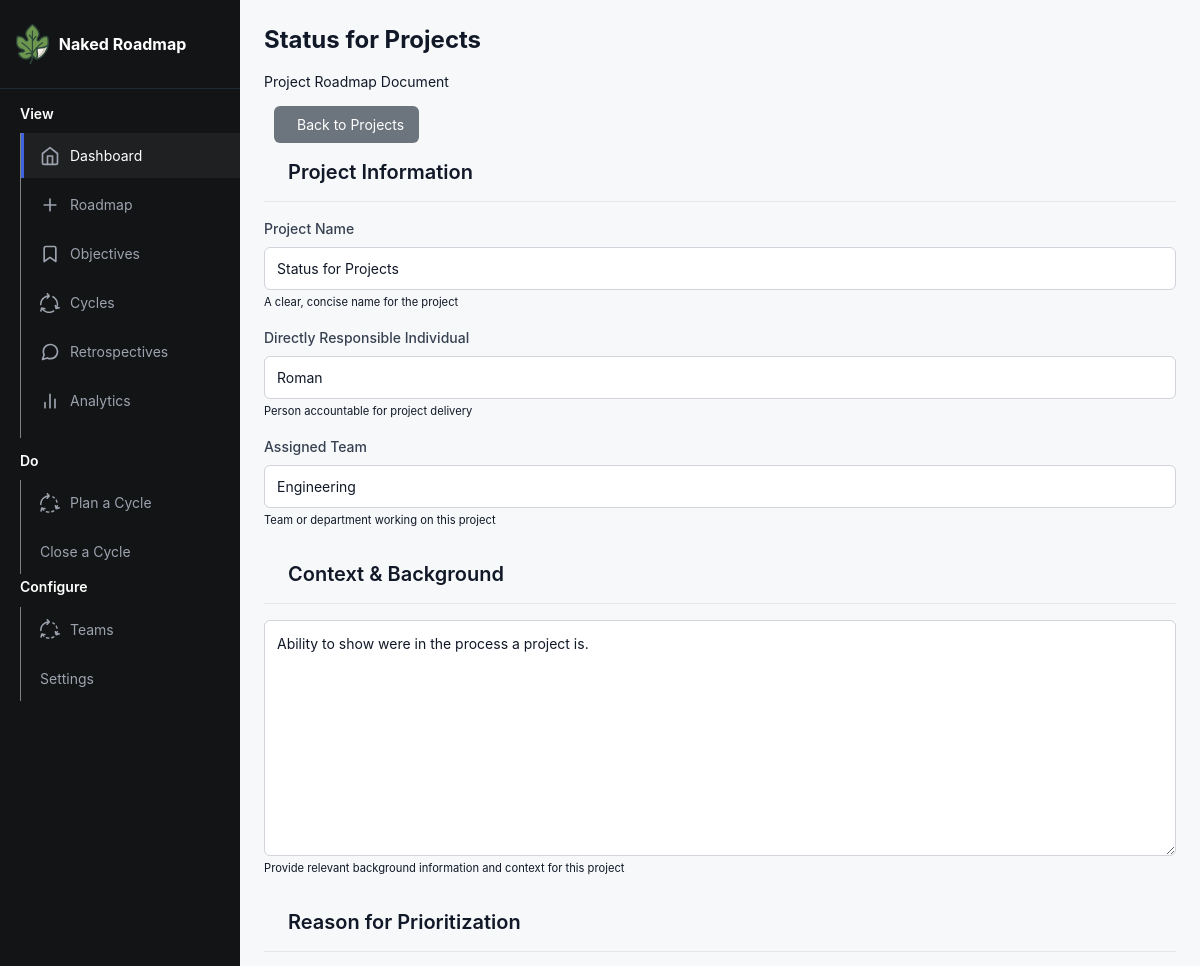
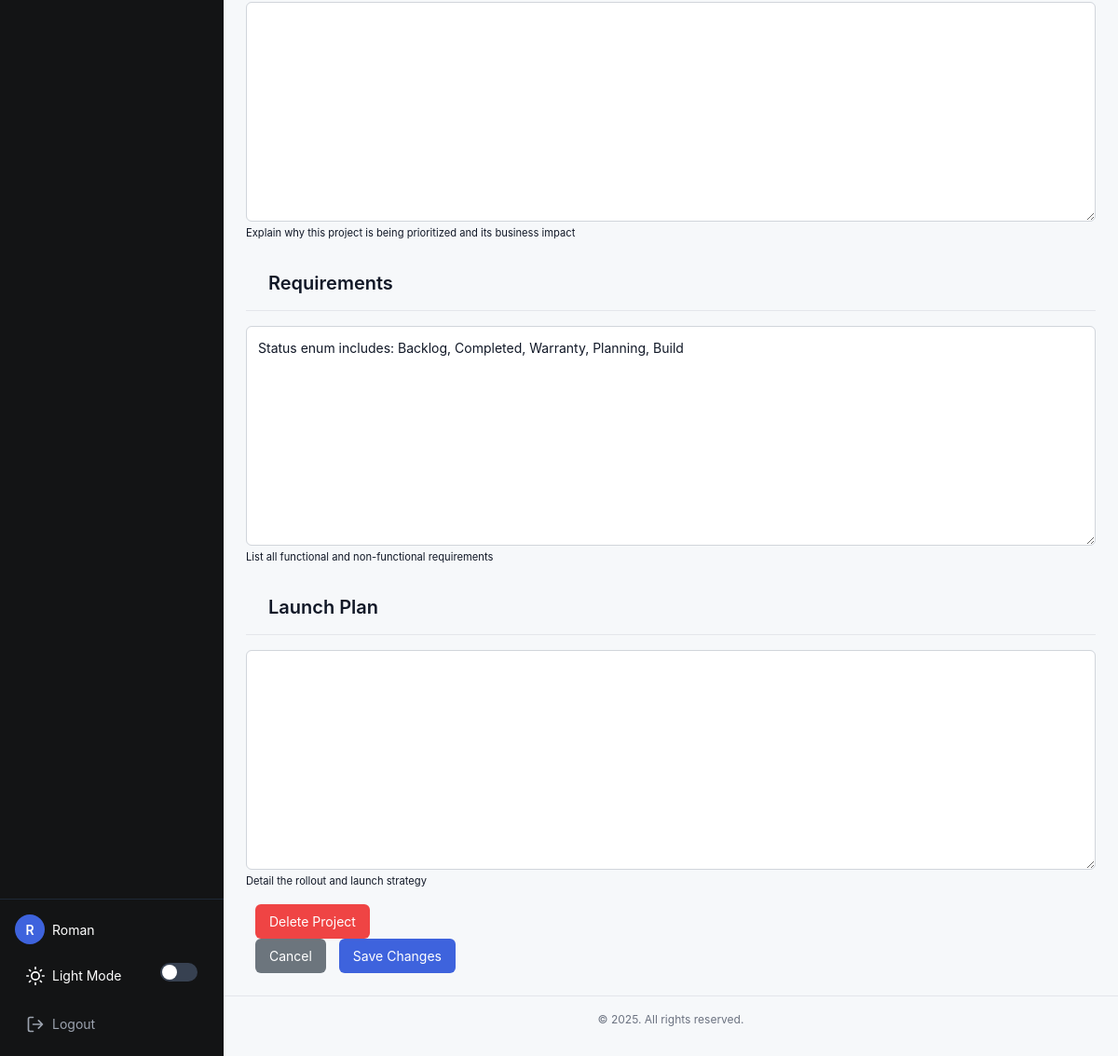
Page /project/9/edit/ (signed in) on the committed database (2 pictures, top to bottom).
### app/models.py (models this page shows, shortened)
class User(UserMixin, db.Model):
    id: so.Mapped[int] = so.mapped_column(primary_key=True)
    username: so.Mapped[str] = so.mapped_column(sa.String(64), index=True, unique=True)
    email: so.Mapped[str] = so.mapped_column(sa.String(120), index=True, unique=True)
    password_hash: so.Mapped[Optional[str]] = so.mapped_column(sa.String(256))
    posts: so.WriteOnlyMapped['Post'] = so.relationship(back_populates='author')

class Project(db.Model):
    __tablename__ = "project"
    id: so.Mapped[int] = so.mapped_column(primary_key=True)
    name: so.Mapped[str] = so.mapped_column(sa.TEXT())
    created: so.Mapped[datetime] = so.mapped_column(index=True, default=lambda: datetime.now(timezone.utc))
    dri: so.Mapped[str] = so.mapped_column(sa.TEXT())
    team: so.Mapped[str] = so.mapped_column(sa.TEXT())
    context: so.Mapped[str] = so.mapped_column(sa.TEXT())
    why: so.Mapped[str] = so.mapped_column(sa.TEXT())
    requirements: so.Mapped[str] = so.mapped_column(sa.TEXT())
    launch: so.Mapped[str] = so.mapped_column(sa.TEXT())
    location: so.Mapped[str] = so.mapped_column(sa.TEXT(),  nullable=True, default="discussion")
    type: so.Mapped[str] = so.mapped_column(sa.TEXT(), nullable=True)
    status: so.Mapped[str] = so.mapped_column(sa.TEXT(), nullable=True, default="Active")
    objective_id = db.Column(db.Integer, db.ForeignKey('goal.id'), nullable=True)
    objective = db.relationship('Goal', backref=db.backref('projects', lazy='dynamic'))

### app/routes.py (the view, shortened to what this page needs)
@app.route('/project/<int:project_id>/edit/', methods=('GET', 'POST'))
@login_required
def edit_project(project_id):
    project = Project.query.filter_by(id=project_id).first_or_404()
    if not current_user.can_edit_project(project):
        flash('You do not have permission to edit this project.', 'error')
        return redirect(url_for('index'))
    form = CreateProject()
    if request.method == 'GET':
        form.name.data = project.name
        form.dri.data = project.dri
        form.team.data = project.team
        form.context.data = project.context
        form.why.data = project.why
        form.requirements.data = project.requirements
        form.launch.data = project.launch
    return render_template('edit.html', project=project, form=form)

### app/models.py (called while the page is built)
@login.user_loader
def load_user(id):
    return db.session.get(User, int(id))

### app/routes.py (called while the page is built)
@app.context_processor
def inject_csrf_token():
    return dict(csrf_token=generate_csrf())

### app/utils.py (called while the page is built)
def user_can_edit_project(self, project):
    return True

### app/templates/edit.html (shortened to what this page needs)
{% extends 'base.html' %}
{% block content %}
<div class="edit-project-container">
  <div class="page-header">
    <div>
      <h1 class="document-title">{{ project.name }}</h1>
      <p class="document-subtitle">Project Roadmap Document</p>
    </div>
    <div>
      <a href="{{ url_for('index') }}" class="btn btn-secondary">
         Back to Projects
      </a>
    </div>
  </div>
  <form id="edit-project-form" method="post" class="needs-validation">
    <div class="document-section">
      <h2 class="section-header">Project Information</h2>
      <div class="form-group">
        <label for="name" class="form-label required-field">{{ form.name.label.text }}</label>
        {{ form.name(class_="form-control", placeholder="Enter project name", autocomplete="off", required=true) }}
        <small class="form-hint">A clear, concise name for the project</small>
      </div>
      <div class="metadata-row">
        <div class="metadata-item">
          <div class="form-group">
            <label for="dri" class="form-label required-field">{{ form.dri.label.text }}</label>
            {{ form.dri(class_="form-control", placeholder="Name of responsible individual", required=true) }}
            <small class="form-hint">Person accountable for project delivery</small>
          </div>
        </div>
        <div class="metadata-item">
          <div class="form-group">
            <label for="team" class="form-label required-field">{{ form.team.label.text }}</label>
            {{ form.team(class_="form-control", placeholder="Team or department name", required=true) }}
            <small class="form-hint">Team or department working on this project</small>
          </div>
        </div>
      </div>
    </div>
    <div class="document-section">
      <h2 class="section-header">Context & Background</h2>
      <div class="form-group">
        <div class="rich-text-container">
        <textarea id="context" name="context" class="form-control rich-text-editor" rows="10">{{ project.context }}</textarea>
        </div>
        <small class="form-hint">Provide relevant background information and context for this project</small>
      </div>
    </div>
    <div class="document-section">
      <h2 class="section-header">Reason for Prioritization</h2>
      <div class="form-group">
        <div class="rich-text-container">
          {{ form.why(class_="form-control rich-text-editor", rows="10") }}
        </div>
        <small class="form-hint">Explain why this project is being prioritized and its business impact</small>
      </div>
    </div>
    <div class="document-section">
      <h2 class="section-header">Requirements</h2>
      <div class="form-group">
        <div class="rich-text-container">
          {{ form.requirements(class_="form-control rich-text-editor", rows="10") }}
        </div>
        <small class="form-hint">List all functional and non-functional requirements</small>
      </div>
    </div>
    <div class="document-section">
      <h2 class="section-header">Launch Plan</h2>
      <div class="form-group">
        <div class="rich-text-container">
          {{ form.launch(class_="form-control rich-text-editor", rows="10") }}
        </div>
        <small class="form-hint">Detail the rollout and launch strategy</small>
      </div>
    </div>
    <div class="actions-bar">
      <div>
        <button type="button" class="btn btn-danger" data-toggle="modal" data-target="#deleteConfirmModal">
          Delete Project
        </button>
      </div>
      <div>
        <a href="{{ url_for('index') }}" class="btn btn-secondary">Cancel</a>
        <button type="submit" id="save-button" class="btn btn-primary">
          Save Changes
        </button>
      </div>
    </div>
  </form>
</div>
{% endblock %}

### app/templates/base.html (shortened to what this page needs)
<!doctype html>
<html lang="en" data-theme="light">
<head>
  <link rel="stylesheet" href="https://stackpath.bootstrapcdn.com/bootstrap/4.3.1/css/bootstrap.min.css">
  <link rel="stylesheet" type="text/css" href={{ url_for('static', filename='./css/style.css')}}>
  <link href="static/fonts/Mulish/Mulish-VariableFont_wght.ttf" rel="stylesheet">
</head>
<body>
  <div class="app-container">
    <div class="sidebar">
      <div class="sidebar-header">
        <a href="{{ url_for('index')}}" class="logo">
          <img src="{{ url_for('static', filename='fig-icon.svg')}}" style="max-height:40px; margin-right:10px;">
          <span>Naked Roadmap</span>
        </a>
      </div>
      <nav class="sidebar-nav">
        <h6 style="margin:0px 20px; padding-bottom:10px;">View</h6>
        <ul>
          <li>
            <a href="{{ url_for('index') }}" class="active">
              <img src="{{ url_for('static', filename='./icons/dashboard.svg')}}" style="max-height:20px; margin-right:10px;">
              Dashboard
            </a>
          </li>
          <li>
            <a href="{{ url_for('projectspage') }}">
              <img src="{{ url_for('static', filename='./icons/roadmap.svg')}}" style="max-height:20px; margin-right:10px;">
              Roadmap
            </a>
          </li>
          <li>
            <a href="{{ url_for('createGoal') }}">
              <img src="{{ url_for('static', filename='./icons/objective.svg')}}" style="max-height:20px; margin-right:10px;">
              Objectives
            </a>
          </li>
          <li>
            <a href="{{ url_for('show_cycles') }}">
              <img src="{{ url_for('static', filename='./icons/cycle.svg')}}" style="max-height:20px; margin-right:10px;"> Cycles
            </a>
          </li>
          <li>
            <a href="#">
              <img src="{{ url_for('static', filename='./icons/retrospectives.svg')}}" style="max-height:20px; margin-right:10px;">
              Retrospectives
            </a>
          </li>
          <li>
            <a href="#">
              <img src="{{ url_for('static', filename='./icons/analytics.svg')}}" style="max-height:20px; margin-right:10px;">
              Analytics
            </a>
          </li>
          <li>
            <hr>
          </li>
        </ul>
        <h6 style="margin:0px 20px; padding-bottom:10px;">Do</h6>
        <ul>
          <li>
            <a href="{{url_for('plan_sprint') }}">
              <img src="{{ url_for('static', filename='./icons/cycle-2.svg')}}" style="max-height:20px; margin-right:10px;"> Plan a Cycle
            </a>
          </li>
          <li>
            <a href="#">
              Close a Cycle
            </a>
          </li>
        </ul>
        <h6 style="margin:0px 20px; padding-bottom:10px;">Configure</h6>
        <ul>
          <li>
            <a href="{{url_for('plan_sprint') }}">
              <img src="{{ url_for('static', filename='./icons/cycle-2.svg')}}" style="max-height:20px; margin-right:10px;"> Teams
            </a>
          </li>
          <li>
            <a href="#">
              Settings
            </a>
          </li>
        </ul>
      </nav>
      <div class="sidebar-footer">
        {% if current_user.is_anonymous %}
        <a href="{{ url_for('login') }}" class="btn-login">
          <svg width="20" height="20" viewBox="0 0 24 24" fill="none" xmlns="http://www.w3.org/2000/svg">
            <path d="M15 3h4a2 2 0 012 2v14a2 2 0 01-2 2h-4M10 17l5-5-5-5M15 12H3" stroke="currentColor" stroke-width="2" stroke-linecap="round" stroke-linejoin="round" />
          </svg>
          Login
        </a>
        <div class="theme-switch">
          <svg class="theme-switch-icon" xmlns="http://www.w3.org/2000/svg" width="20" height="20" viewBox="0 0 24 24" fill="none" stroke="currentColor" stroke-width="2" stroke-linecap="round" stroke-linejoin="round">
            <circle cx="12" cy="12" r="5"></circle>
            <line x1="12" y1="1" x2="12" y2="3"></line>
            <line x1="12" y1="21" x2="12" y2="23"></line>
            <line x1="4.22" y1="4.22" x2="5.64" y2="5.64"></line>
            <line x1="18.36" y1="18.36" x2="19.78" y2="19.78"></line>
            <line x1="1" y1="12" x2="3" y2="12"></line>
            <line x1="21" y1="12" x2="23" y2="12"></line>
            <line x1="4.22" y1="19.78" x2="5.64" y2="18.36"></line>
            <line x1="18.36" y1="5.64" x2="19.78" y2="4.22"></line>
          </svg>
          <span class="theme-switch-text">Light Mode</span>
          <label class="toggle-switch">
            <input type="checkbox" id="theme-toggle">
            <span class="toggle-slider"></span>
          </label>
        </div>
        {% else %}
        <div class="user-info">
          <div class="user-avatar">{{ current_user.username[0] }}</div>
          <span>{{ current_user.username }}</span>
        </div>
        <div class="theme-switch">
          <span class="theme-switch-text">Light Mode</span>
          <label class="toggle-switch">
            <span class="toggle-slider"></span>
          </label>
        </div>
        <a href="{{ url_for('logout') }}" class="btn-logout">
          <svg width="20" height="20" viewBox="0 0 24 24" fill="none" xmlns="http://www.w3.org/2000/svg">
            <path d="M9 21H5a2 2 0 01-2-2V5a2 2 0 012-2h4M16 17l5-5-5-5M21 12H9" stroke="currentColor" stroke-width="2" stroke-linecap="round" stroke-linejoin="round" />
          </svg>
          Logout
        </a>
        {% endif %}
      </div>
    </div>
    <div class="main-content">
      <div class="content-container">
        {% block content %}{% endblock %}
      </div>
      <footer class="app-footer">
        <p>&copy; {{ config.company_name }} 2025. All rights reserved.</p>
      </footer>
    </div>
  </div>
</body>
</html>

### rows in the picture
User: username "R", username "Roman"
Project: name "Status for Projects", dri "Roman", team "Engineering", context "Ability to show were in the process a project is.", requirements "Status enum includes: Backlog, Completed, Warranty, Planning, Build"
